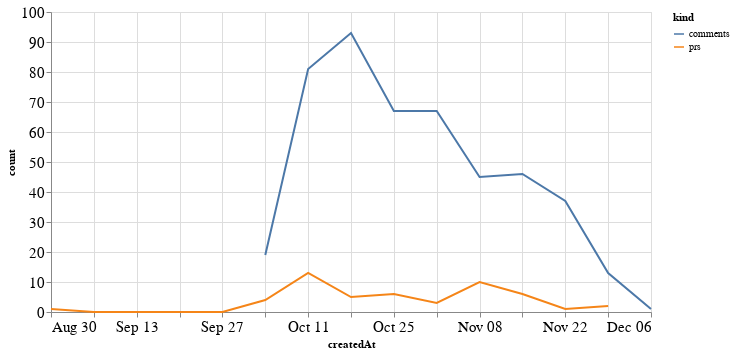

The notebook cell saved with this chart:
### Code cell
alt.Chart(total_time, width=600).mark_line().encode(
    x='createdAt',
    y='count',
    color='kind'
)

### Figure 1 — Vega-Lite specification as saved in the notebook (floating-point values rounded to 4 significant figures)
{"config": {"axisLeft": {"labelFontSize": 15}, "axisBottom": {"labelFontSize": 15}}, "data": {"name": "data-f9f25c577e7f69121e3c9ee99171dcd9"}, "mark": "line", "encoding": {"color": {"type": "nominal", "field": "kind"}, "x": {"type": "temporal", "field": "createdAt"}, "y": {"type": "quantitative", "field": "count"}}, "width": 600, "$schema": "https://vega.github.io/schema/vega-lite/v4.8.1.json", "datasets": {"data-f9f25c577e7f69121e3c9ee99171dcd9": [{"createdAt": "2020-08-30T00:00:00", "kind": "prs", "count": 1.0}, {"createdAt": "2020-09-06T00:00:00", "kind": "prs", "count": 0.0}, {"createdAt": "2020-09-13T00:00:00", "kind": "prs", "count": 0.0}, {"createdAt": "2020-09-20T00:00:00", "kind": "prs", "count": 0.0}, {"createdAt": "2020-09-27T00:00:00", "kind": "prs", "count": 0.0}, {"createdAt": "2020-10-04T00:00:00", "kind": "prs", "count": 4.0}, {"createdAt": "2020-10-11T00:00:00", "kind": "prs", "count": 13.0}, {"createdAt": "2020-10-18T00:00:00", "kind": "prs", "count": 5.0}, {"createdAt": "2020-10-25T00:00:00", "kind": "prs", "count": 6.0}, {"createdAt": "2020-11-01T00:00:00", "kind": "prs", "count": 3.0}, {"createdAt": "2020-11-08T00:00:00", "kind": "prs", "count": 10.0}, {"createdAt": "2020-11-15T00:00:00", "kind": "prs", "count": 6.0}, {"createdAt": "2020-11-22T00:00:00", "kind": "prs", "count": 1.0}, {"createdAt": "2020-11-29T00:00:00", "kind": "prs", "count": 2.0}, {"createdAt": "2020-12-06T00:00:00", "kind": "prs", "count": null}, {"createdAt": "2020-08-30T00:00:00", "kind": "comments", "count": null}, {"createdAt": "2020-09-06T00:00:00", "kind": "comments", "count": null}, {"createdAt": "2020-09-13T00:00:00", "kind": "comments", "count": null}, {"createdAt": "2020-09-20T00:00:00", "kind": "comments", "count": null}, {"createdAt": "2020-09-27T00:00:00", "kind": "comments", "count": null}, {"createdAt": "2020-10-04T00:00:00", "kind": "comments", "count": 19.0}, {"createdAt": "2020-10-11T00:00:00", "kind": "comments", "count": 81.0}, {"createdAt": "2020-10-18T00:00:00", "kind": "comments", "count": 93.0}, {"createdAt": "2020-10-25T00:00:00", "kind": "comments", "count": 67.0}, {"createdAt": "2020-11-01T00:00:00", "kind": "comments", "count": 67.0}, {"createdAt": "2020-11-08T00:00:00", "kind": "comments", "count": 45.0}, {"createdAt": "2020-11-15T00:00:00", "kind": "comments", "count": 46.0}, {"createdAt": "2020-11-22T00:00:00", "kind": "comments", "count": 37.0}, {"createdAt": "2020-11-29T00:00:00", "kind": "comments", "count": 13.0}, {"createdAt": "2020-12-06T00:00:00", "kind": "comments", "count": 1.0}]}}
